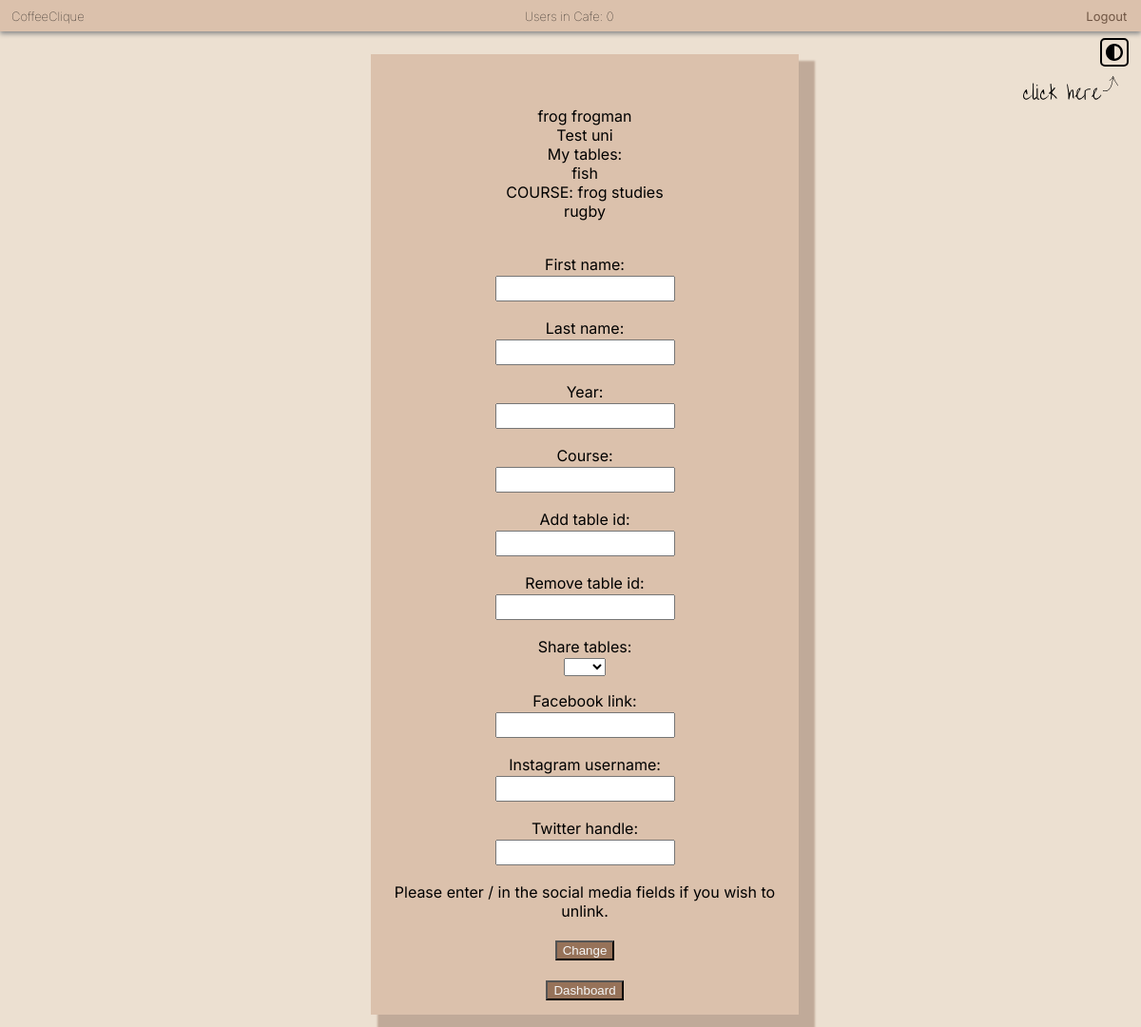
Page /dashboard/edit_info (signed in) on the committed database.
### app/models.py (models this page shows, shortened)
class CoffeeUser(AbstractBaseUser):
    AVAILABLE_UNIS = (
        ("University of Exeter", "University of Exeter"),
        ("Test uni", "Test uni")
    )
    email = models.EmailField(verbose_name="email", unique=True)
    date_joined = models.DateTimeField(verbose_name="date_joined",
                                       auto_now_add=True)
    last_login = models.DateTimeField(verbose_name="last_login", auto_now=True)
    is_admin = models.BooleanField(default=False)
    is_active = models.BooleanField(default=True)
    is_staff = models.BooleanField(default=False)
    is_superuser = models.BooleanField(default=False)
    first_name = models.CharField(max_length=50)
    last_name = models.CharField(max_length=50)
    university = models.CharField(max_length=50, choices=AVAILABLE_UNIS)
    year = models.PositiveIntegerField(null=True, blank=True)
    course = models.CharField(max_length=50, blank=True)
    cafe_table_ids = models.ManyToManyField(CafeTable, blank=True)
    points = models.PositiveIntegerField(default=0)
    studying_until = models.DateTimeField(null=True, blank=True)
    share_tables = models.BooleanField(default=True)
    tasks_set_today = models.PositiveIntegerField(default=0)
    next_possible_set = models.DateField(null=True, blank=True)
    student_tasks_completed = models.PositiveIntegerField(default=0)
    next_possible_complete = models.DateField(null=True, blank=True)
    facebook = models.CharField(max_length=255, null=True, blank=True)
    twitter = models.CharField(max_length=255, null=True, blank=True)
    instagram = models.CharField(max_length=255, null=True, blank=True)
    USERNAME_FIELD = "email"  # users log in using their email
    REQUIRED_FIELDS = ["first_name", "last_name", "university", "is_staff"]
    objects = CoffeeUserManager()

### app/views.py (the view, shortened to what this page needs)
# urls.py: path('dashboard/edit_info', views.edit_info, name='edit_info'),
@login_required(login_url='/')
def edit_info(request):
    user = request.user
    if user.is_staff:
        form = CUserEditFormStaff()
    else:
        form = CUserEditForm()
    tables = user.cafe_table_ids.values_list('table_id', flat=True)
    context = {
        'user': user,
        'form': form,
        'tables': tables,
        'num_users': get_number_current_users()
    }
    return render(request, "edit_info.html", context)

### app/forms.py
class CUserEditForm(forms.Form):
    first_name = forms.CharField(max_length=50, required=False)
    last_name = forms.CharField(required=False)
    year = forms.IntegerField(required=False)
    course = forms.CharField(max_length=50, required=False)
    add_table_id = forms.CharField(max_length=50, required=False)
    remove_table_id = forms.CharField(max_length=50, required=False)
    share_tables = forms.CharField(required=False,
                                   widget=forms.Select(
                                       choices=(('', ''), ('Yes', 'Yes'),
                                                ('No', 'No'))))
    facebook_link = forms.CharField(max_length=255, required=False)
    instagram_username = forms.CharField(max_length=200, required=False)
    twitter_handle = forms.CharField(max_length=200, required=False)

### app/views.py (called while the page is built)
def get_number_current_users():
    active_sessions = Session.objects.filter(expire_date__gte=timezone.now())
    active = 0
    for session in active_sessions:
        data = session.get_decoded()
        if data != {}:
            active += 1
    return active

### app/templates/edit_info.html (shortened to what this page needs)
<!DOCTYPE html>
<html lang="en">
<head>
  {% load static %}
  <link rel="stylesheet" type="text/css" href="{% static 'css/basic.css' %}"></link>
  <link rel="stylesheet" type="text/css" href="{% static 'css/forms.css' %}"></link>
</head>
<body>
  {% load static %}
  <div class="top_bar">
    <h6 class="app_name">CoffeeClique</h6>
    <h6 class="user_count">Users in Cafe: {{ num_users }}</h6>
    <a class="logout" href="{% url 'logout' %}">Logout</a>
  </div>
  <div class="main">
  <br><br>
  {{ user.first_name }} {{ user.last_name }} <br>
  {{ user.university }} <br>
  {% if user.is_staff is not True %}
  My tables: <br>
  {% for table_name in tables %}
  {{ table_name }} <br>
  {% endfor %}
<br>
{% endif %}
  <form method="post">
    {% for field in form %}
      <p>
        {{field.label_tag}}<br>
        {{field}}
      </p>
    {% endfor %}
    {% if user.is_staff is not True %}
    Please enter / in the social media fields if you wish to unlink.<br><br>
    {% endif %}
    <button type="submit"> Change </button>
  </form><br>
  <button onclick="document.location='/dashboard'" id="dashboard">Dashboard</button>
  <button id="dark-mode-toggle" class="dark-mode-toggle">
    <svg width="100%" xmlns="http://www.w3.org/2000/svg" viewBox="0 0 496 496"><path fill="currentColor" d="M8,256C8,393,119,504,256,504S504,393,504,256,393,8,256,8,8,119,8,256ZM256,440V72a184,184,0,0,1,0,368Z" transform="translate(-8 -8)"/></svg>
  </button>
  <div class="click-here">
  </div>
</div>
</body>
</html>

### app/static/css/basic.css (style rules this page uses)
body { background-color: #ece0d1; margin: 0%; font-family: 'Inter', sans-serif; }
.dark-mode-toggle { position: absolute; z-index: 100; top: 3em; right: 1em; color: var(--foreground); border: 2px solid currentColor; padding: 4px; background: transparent; cursor: pointer; border-radius: 5px; width: 30px; height: 30px; }
.click-here { width: 100px; right: 1.5em; position: absolute; top: 5em; }
.top_bar { background-color: #dbc1ac; box-shadow: 0px 2.5px 5px #888888; padding-left: 1%; }
.app_name { margin: 0; padding-top: 9px; padding-bottom: 8px; font-size: small; font-weight:lighter; display: inline-block; width: 32%; }
.user_count { margin: 0; padding-top: 9px; padding-bottom: 8px; font-size: small; font-weight:lighter; width: 34%; display: inline-block; text-align: center; }
.logout { display: inline-block; width: 32%; text-align: right; font-size: small; }
a:link { color: #705644; background-color: transparent; text-decoration: none; }

### app/static/css/forms.css (style rules this page uses)
body { background-color: #ece0d1; margin: 0%; font-family: 'Inter', sans-serif; }
.top_bar { background-color: #dbc1ac; box-shadow: 0px 2.5px 5px #888888; padding-left: 1%; }
.app_name { margin-block-start: 0px; margin-block-end: 0px; padding-top: 9px; padding-bottom: 8px; font-size: small; font-weight:lighter; }
.main { background-color: #dbc1ac; text-align: center; width: 35%; margin-top: 2%; margin-bottom: 2%; margin-left: 32.5%; padding: 15px; box-shadow: 12px 12px 2px 5px rgb(192, 170, 153, 1); }
input { margin: 2px; padding: 4px; }
button { background-color: #967259; color: whitesmoke; }

### rows in the picture
CoffeeUser: first_name "frog", last_name "frogman", university "Test uni"

### other values in the picture
{{ num_users }} "0"
{{ table_name }} "fish" "COURSE: frog studies" "rugby"
{{ field.label_tag }} "First name:" "Last name:" "Year:" "Course:" "Add table id:" "Remove table id:" "Share tables:" "Facebook link:" "Instagram username:" "Twitter handle:"
